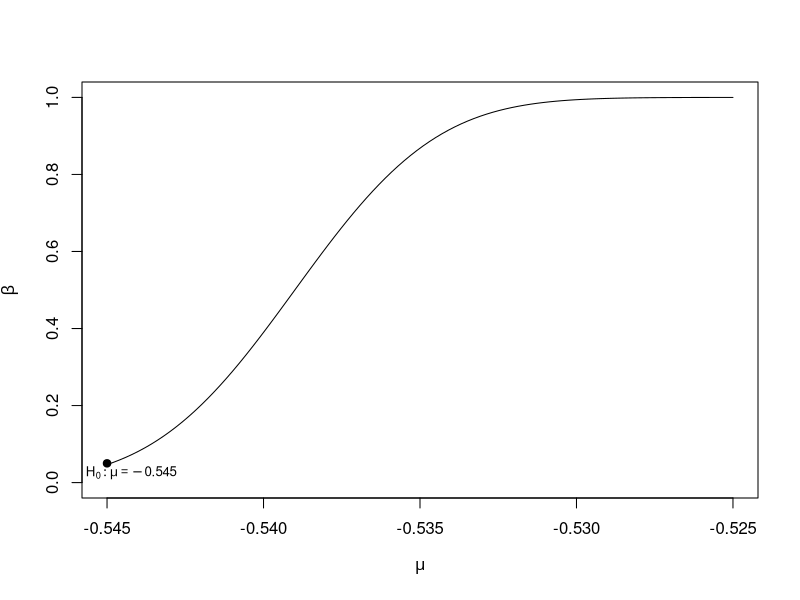
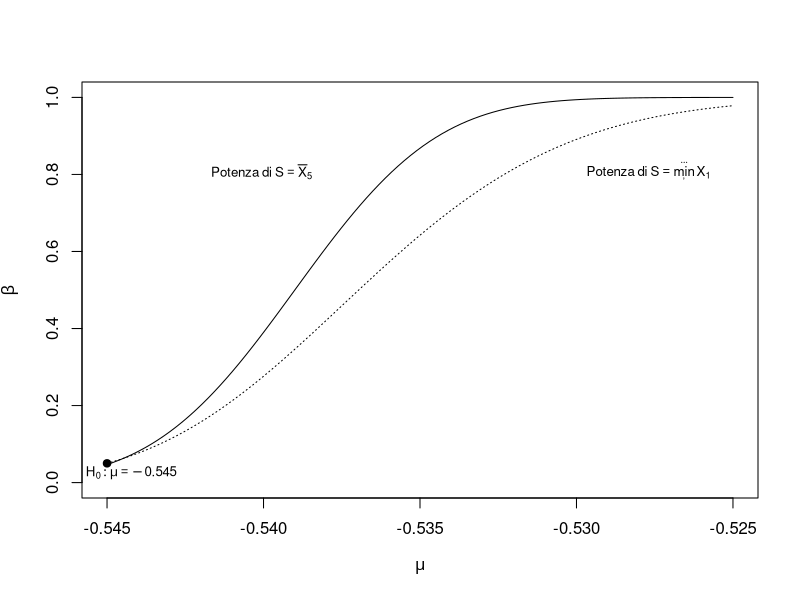

The R script that drew these images, in order:
# TODO: Add comment
# 
# Author: claudio
###############################################################################


pdf(file="grafici/potenzaXMin.pdf")

x <- seq(-0.545,-0.525,length.out = 100)
y <- 1 - pnorm((-0.539-x)/0.008*sqrt(5))

plot(x,y,xlab=expression(mu),type="l",ylab=expression(beta),
		xlim=c(-0.545,-0.525),ylim=c(0,1))


points(x=-0.545, y=0.05,pch=19)
text(-0.546,0.02,expression(H[0]:mu==-0.545),pos=4,cex = 0.8)

dev.off()




pdf(file="grafici/potenzaMediaEpotenzaXMin.pdf")

x <- seq(-0.545,-0.525,length.out = 100)
y1 <- 1 - pnorm((-0.539-x)/0.008*sqrt(5))
y2 <- (1 - pnorm(-0.5459907,mean=x,sd=0.008))^5

plot(x,y1,xlab=expression(mu),type="l",ylab=expression(beta),
		xlim=c(-0.545,-0.525),ylim=c(0,1))

lines(x,y2,type="l",lty=3)

points(x=-0.545, y=0.05,pch=19)
text(-0.546,0.02,expression(H[0]:mu==-0.545),pos=4,cex=0.8)
text(-0.542,0.8,expression(Potenza~di~S==bar(X)[5]),pos=4,cex=0.8)
text(-0.53,0.8,expression(Potenza~di~S==min(X[1],",",...,",",X[5])),pos=4,cex=0.8)

dev.off()
